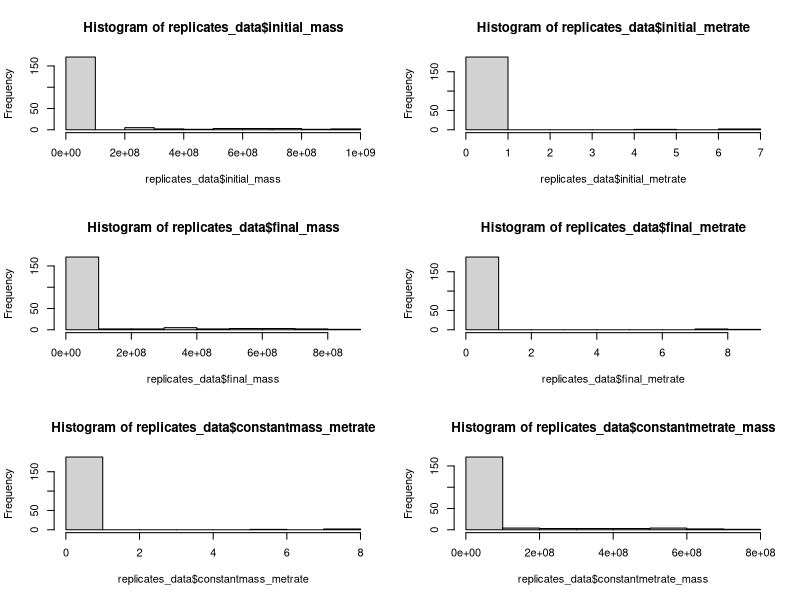
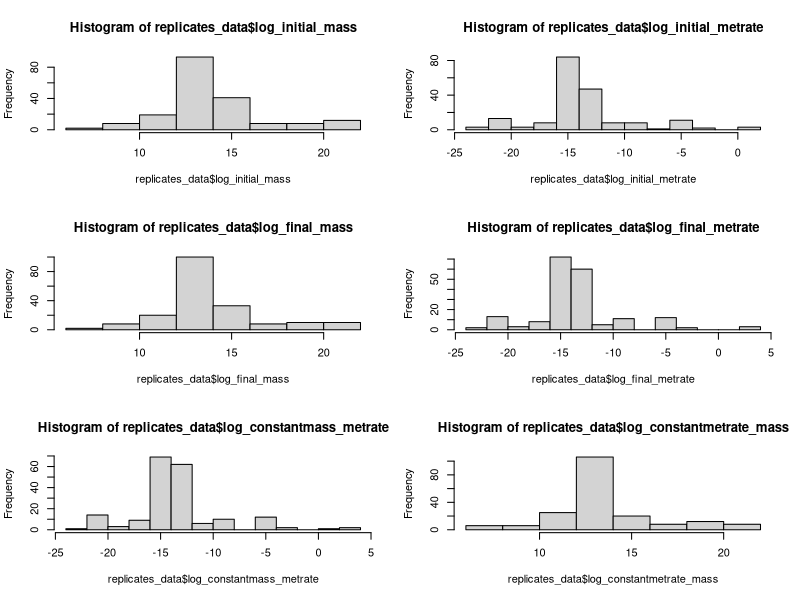
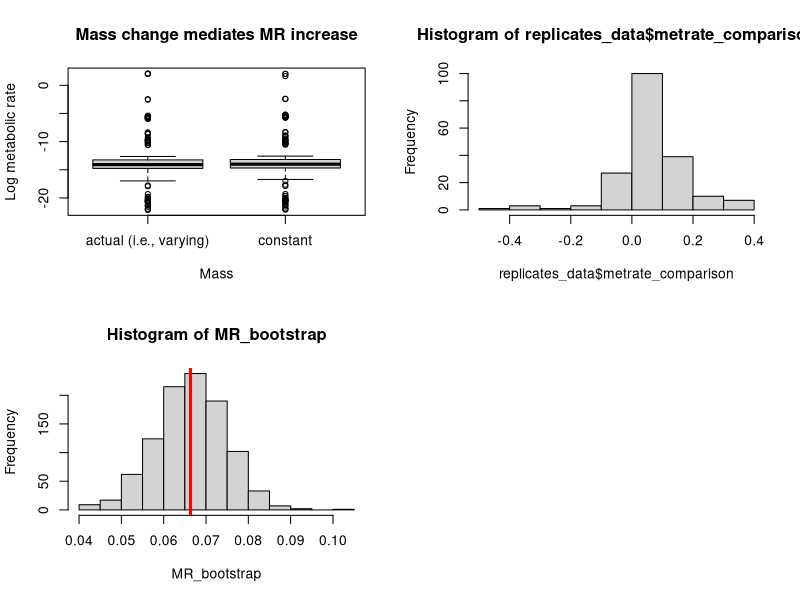
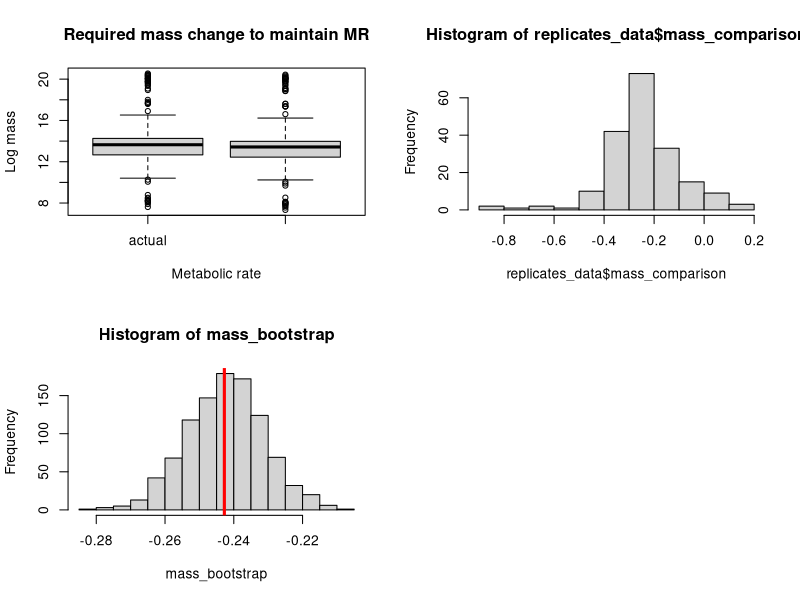
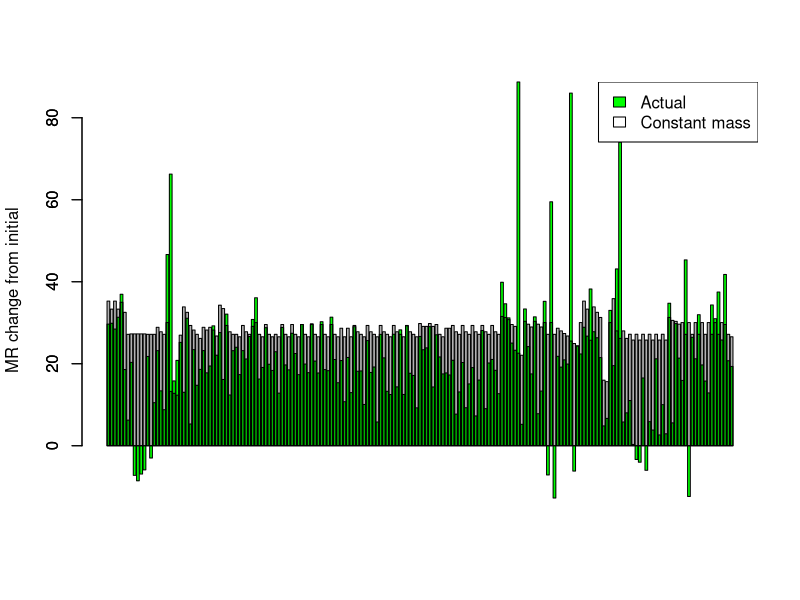
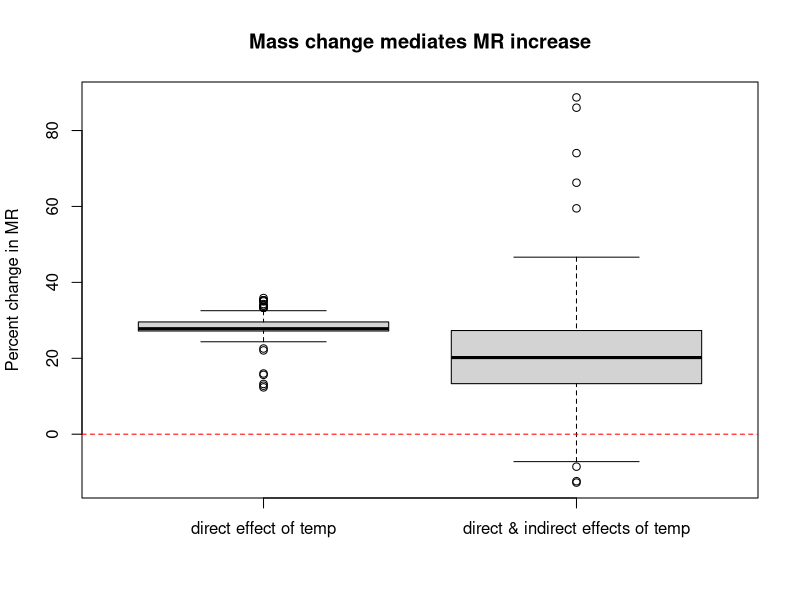
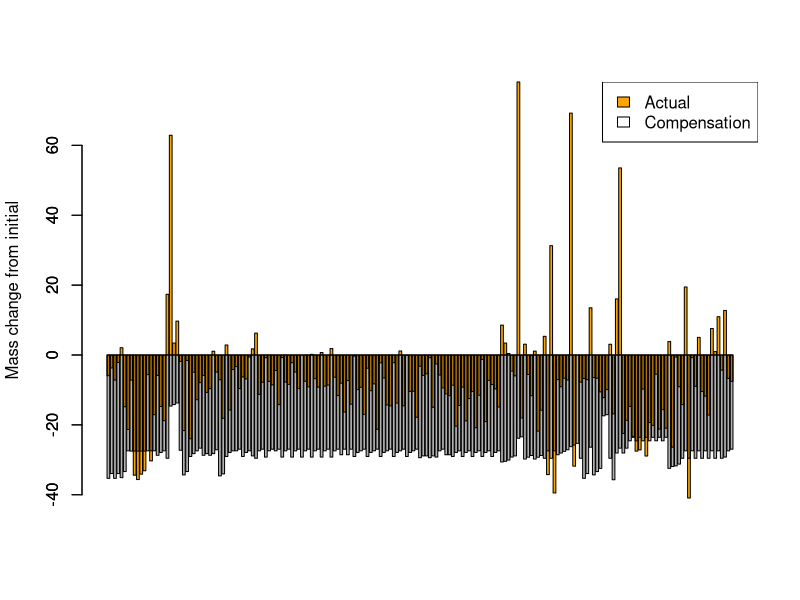
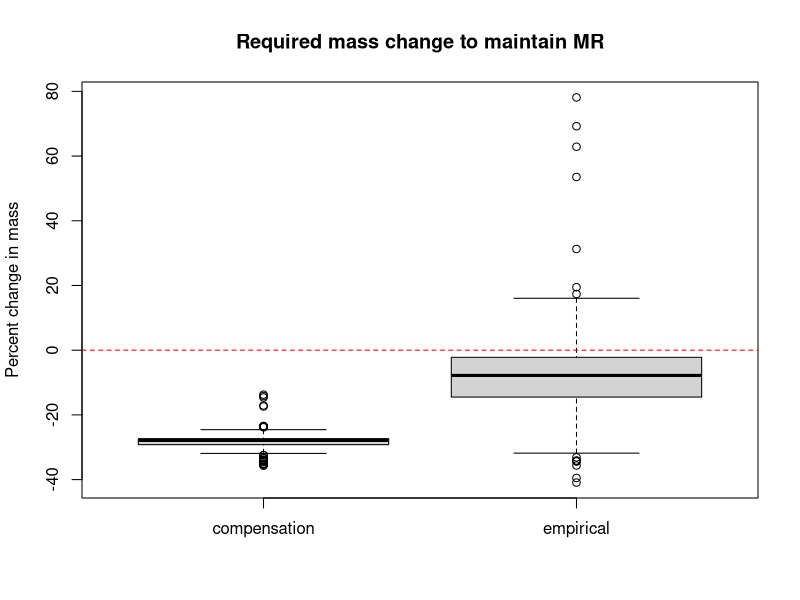

R code for these plots, in order: (Note: this script raises an error after producing the figures.)
# Read in clean data
replicates_data = read.csv("clean_data_MTEecto.csv")

#--------------------NORMALITY OF MASS & MR VALUES-------------------------

# Look at distributions of all mass and metabolic rate values
par(mfrow = c(3, 2))
hist(replicates_data$initial_mass)
hist(replicates_data$initial_metrate)
hist(replicates_data$final_mass)
hist(replicates_data$final_metrate)
hist(replicates_data$constantmass_metrate)
hist(replicates_data$constantmetrate_mass)

# Generate list of normality test p-values for all mass and MR values
IM_norm = shapiro.test(replicates_data$initial_mass)
IMR_norm = shapiro.test(replicates_data$initial_metrate)
FM_norm = shapiro.test(replicates_data$final_mass)
FMR_norm = shapiro.test(replicates_data$final_metrate)
CMR_norm = shapiro.test(replicates_data$constantmass_metrate)
CM_norm = shapiro.test(replicates_data$constantmetrate_mass)

non_trans = c(IM_norm$p.value, IMR_norm$p.value, FM_norm$p.value, FMR_norm$p.value, CMR_norm$p.value, CM_norm$p.value)

#-----------------NORMALITY OF TRANSFORMED MASS & MR VALUES--------------------

# Log transform all metabolic rate & mass values
replicates_data$log_initial_mass = log(replicates_data$initial_mass)
replicates_data$log_initial_metrate = log(replicates_data$initial_metrate)
replicates_data$log_final_mass = log(replicates_data$final_mass)
replicates_data$log_final_metrate = log(replicates_data$final_metrate)
replicates_data$log_constantmass_metrate = log(replicates_data$constantmass_metrate)
replicates_data$log_constantmetrate_mass = log(replicates_data$constantmetrate_mass)

# Histograms of transformed values
par(mfrow = c(3, 2))
hist(replicates_data$log_initial_mass)
hist(replicates_data$log_initial_metrate)
hist(replicates_data$log_final_mass)
hist(replicates_data$log_final_metrate)
hist(replicates_data$log_constantmass_metrate)
hist(replicates_data$log_constantmetrate_mass)

# Add log transformed values to normality test p-values list
LIM_norm = shapiro.test(replicates_data$log_initial_mass)
LIMR_norm = shapiro.test(replicates_data$log_initial_metrate)
LFM_norm = shapiro.test(replicates_data$log_final_mass)
LFMR_norm = shapiro.test(replicates_data$log_final_metrate)
LCMR_norm = shapiro.test(replicates_data$log_constantmass_metrate)
LCM_norm = shapiro.test(replicates_data$log_constantmetrate_mass)

trans = c(LIM_norm$p.value, LIM_norm$p.value, LFM_norm$p.value, LFMR_norm$p.value, LCMR_norm$p.value, LCM_norm$p.value)
norm_pvalues = data.frame(non_trans, trans)

#------------------DIFFERENCES IN TRANSFORMED FINAL & CONSTANT VALUES--------------

par(mfrow = c(2, 2))
# Comparison of final and constant mass transformed metabolic rates
# Positive values mean MR is greater when mass does not vary
# Bootstrap gets distribution of average log difference to check that value
t.test(replicates_data$log_final_metrate, replicates_data$log_constantmass_metrate, paired = TRUE)
boxplot(replicates_data$log_final_metrate, replicates_data$log_constantmass_metrate, main = "Mass change mediates MR increase", xlab = "Mass", ylab = "Log metabolic rate", names = c("actual (i.e., varying)", "constant"))
replicates_data$metrate_comparison = replicates_data$log_constantmass_metrate - replicates_data$log_final_metrate
mean(replicates_data$metrate_comparison)
hist(replicates_data$metrate_comparison)
MR_bootstrap = replicate(1000, {
  boot_rows = sample.int(nrow(replicates_data), replace = TRUE)
  boot_dataset = replicates_data[boot_rows, ]
  mean(log(boot_dataset$constantmass_metrate) - log(boot_dataset$final_metrate))
}
)
hist(MR_bootstrap)
abline(v = mean(replicates_data$metrate_comparison), lwd = 3, col = "red")

par(mfrow = c(2, 2))
# Comparison of final and constant MR transformed masses
# Negative values mean mass would have to be much smaller for MR to be maintained
# Bootstrap gets distribution of average log difference to check that value
t.test(replicates_data$log_final_mass, replicates_data$log_constantmetrate_mass, paired = TRUE)
boxplot(replicates_data$log_final_mass, replicates_data$log_constantmetrate_mass, main = "Required mass change to maintain MR", xlab = "Metabolic rate", ylab = "Log mass", names = c("actual", "constant (i.e., compensation mass)"))
replicates_data$mass_comparison = replicates_data$log_constantmetrate_mass - replicates_data$log_final_mass
mean(replicates_data$mass_comparison)
hist(replicates_data$mass_comparison)
mass_bootstrap = replicate(1000, {
  boot_rows = sample.int(nrow(replicates_data), replace = TRUE)
  boot_dataset = replicates_data[boot_rows, ]
  mean(log(boot_dataset$constantmetrate_mass) - log(boot_dataset$final_mass))
  }
)
hist(mass_bootstrap)
abline(v = mean(replicates_data$mass_comparison), lwd = 3, col = "red")

#-----------PERCENT DIFFERENCES OF MASS & MR VALUES TO INCLUDE INITIAL----------

# Percent differences for metabolic rates
# 1: initial to final (empirical), expect increase
# 2: initial to constant mass (theoretical), expect increase
# 3: final to constant mass, expect increase
replicates_data$PD_1 = ((replicates_data$final_metrate / replicates_data$initial_metrate) - 1) * 100
replicates_data$PD_2 = ((replicates_data$constantmass_metrate / replicates_data$initial_metrate) - 1) * 100
replicates_data$PD_3 = ((replicates_data$constantmass_metrate / replicates_data$final_metrate) - 1) * 100

# Percent differences for masses
# 4: initial to final (empirical), expect decrease
# 5: initial to constant metabolic rate (theoretical), expect decrease
# 6: final to constant metabolic rate, expect decrease
replicates_data$PD_4 = ((replicates_data$final_mass / replicates_data$initial_mass) - 1) * 100
replicates_data$PD_5 = ((replicates_data$constantmetrate_mass / replicates_data$initial_mass) - 1) * 100
replicates_data$PD_6 = ((replicates_data$constantmetrate_mass / replicates_data$final_mass) - 1) * 100

# Metabolic rate PD comparison for each observationn
par(mfrow = c(1, 1))
barplot(replicates_data$PD_1, col = "green", ylab = "MR change from initial")
barplot(replicates_data$PD_2, col = rgb(0, 0, 0, alpha = 0.3), add = TRUE)
legend("topright", c("Actual", "Constant mass"), fill = c("green", "white"))

# Metabolic rate PD comparison for actual and constant mass conditions
boxplot(replicates_data$PD_2, replicates_data$PD_1, main = "Mass change mediates MR increase", ylab = "Percent change in MR", names = c("direct effect of temp", "direct & indirect effects of temp"))
abline(h = 0, col = "red", lty = 2)

# Mass PD comparison for each observationn
barplot(replicates_data$PD_4, col = "orange", ylab = "Mass change from initial")
barplot(replicates_data$PD_5, col = rgb(0, 0, 0, alpha = 0.3), add = TRUE)
legend("topright", c("Actual", "Compensation"), fill = c("orange", "white"))

# Mass PD comparison for actual and constant metabolic rate conditions
boxplot(replicates_data$PD_5, replicates_data$PD_4, main = "Required mass change to maintain MR", ylab = "Percent change in mass", names = c("compensation", "empirical"))
abline(h = 0, col = "red", lty = 2)

# ------------------Mixed model----------

library(lme4)

# LMM including all fixed and random effects of interest
LMM = lmer(mass_comparison ~ initial_temp + initial_mass_grams + Class + (1 | species) + (1 | studyID), data = replicates_data)
summary(LMM)

# # From meeting with Dave
# replicates_data$releveled_class = relevel(factor(replicates_data$Class), "Insecta")
# replicates_data$paper_id = gsub("[A-Z]$", "", as.character(replicates_data$studyID))
# summary(lmer(mass_comparison ~ (1|studyID), data = replicates_data))
# summary(lmer(mass_comparison ~ (1|species), data = replicates_data))
# summary(lmer(mass_comparison ~ releveled_class + (1|species), data = replicates_data))
# summary(lmer(mass_comparison ~ releveled_class + (1|species) + (1|paper_id), data = replicates_data))
# # Don't publish based on these numbers
# round(ranef(lmer(mass_comparison ~ releveled_class + (1|species), data = replicates_data))[[1]], 3)

#---------------------SPECIES VALUES------------------------

# Create species dataset
# This code is way awful
library(dplyr)

# Get columns for averages
species_data = replicates_data %>%
  group_by(species) %>%
  #summarise(count = n())
  summarise_each(funs(mean), initial_mass, final_mass, initial_metrate, final_metrate, 
                 constantmass_metrate, constantmetrate_mass, PD_1, PD_2, PD_3, PD_4, PD_5, PD_6) 

# Add in species occurrence values
occurrences = replicates_data %>%
  group_by(species) %>%
  summarise(count = n())

species_data$occurrences = occurrences$count

# Add log transformed values to species dataset
species_data$log_initial_mass = log(species_data$initial_mass)
species_data$log_initial_metrate = log(species_data$initial_metrate)
species_data$log_final_mass = log(species_data$final_mass)
species_data$log_final_metrate = log(species_data$final_metrate)
species_data$log_constantmass_metrate = log(species_data$constantmass_metrate)
species_data$log_constantmetrate_mass = log(species_data$constantmetrate_mass)

#---------------------CLASS VALUES------------------------

# Get columns for averages
classes_data = replicates_data %>%
  group_by(Class) %>%
  #summarise(count = n())
  summarise_each(funs(mean), initial_mass, final_mass, initial_metrate, final_metrate, 
                 constantmass_metrate, constantmetrate_mass, PD_1, PD_2, PD_3, PD_4, PD_5, PD_6) 

# Add in class occurrence values
occurrences = replicates_data %>%
  group_by(Class) %>%
  summarise(count = n())

classes_data$occurrences = occurrences$count

# Plot percent differences by class averages
boxplot(classes_data$PD_2, classes_data$PD_1, main = "Mass change mediates MR increase by class avg", ylab = "Percent change in MR", names = c("direct effect of temp", "direct & indirect effects of temp"), ylim = c(0, 40))
abline(h = 0, col = "red", lty = 2)

boxplot(classes_data$PD_5, classes_data$PD_4, main = "Required mass change to maintain MR by class avg", ylab = "Percent change in mass", names = c("compensation", "empirical"))
abline(h = 0, col = "red", lty = 2)

# Plot percent differences of each pair by class
library(dplyr)
library(ggplot2)
library(reshape2)
class_plot_df = select(replicates_data, studyID, Class, PD_1, PD_2)
class_plot_df_reshape = melt(class_plot_df, id = c("studyID", "Class"))
ggplot(class_plot_df_reshape) + geom_boxplot(aes(x = variable, y = value)) + facet_grid(~Class)
